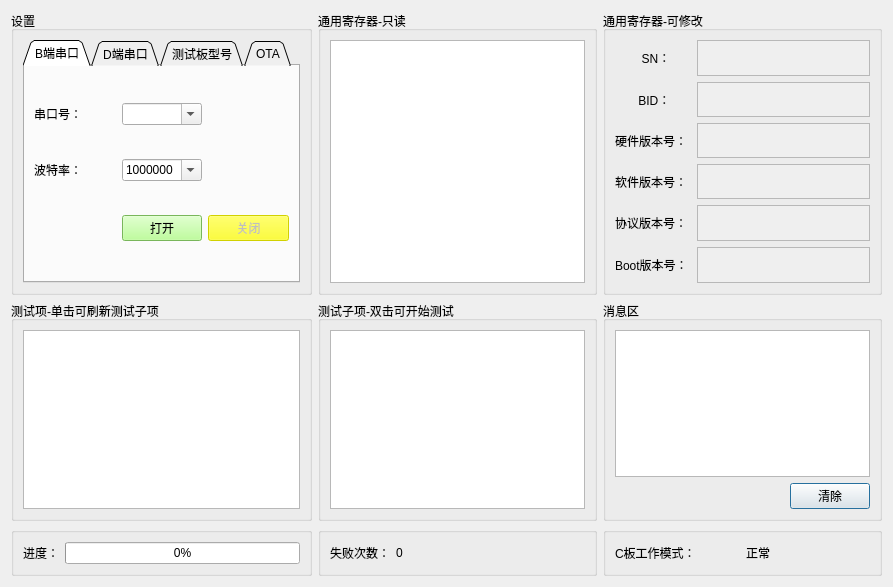
<?xml version="1.0" encoding="UTF-8"?>
<ui version="4.0">
 <class>Dialog</class>
 <widget class="QDialog" name="Dialog">
  <property name="geometry">
   <rect>
    <x>0</x>
    <y>0</y>
    <width>893</width>
    <height>587</height>
   </rect>
  </property>
  <property name="windowTitle">
   <string>YG协议单板C测试</string>
  </property>
  <property name="sizeGripEnabled">
   <bool>false</bool>
  </property>
  <property name="modal">
   <bool>false</bool>
  </property>
  <layout class="QHBoxLayout" name="horizontalLayout">
   <item>
    <layout class="QGridLayout" name="gridLayout_5">
     <item row="1" column="3">
      <widget class="QGroupBox" name="groupBox">
       <property name="title">
        <string>消息区</string>
       </property>
       <layout class="QGridLayout" name="gridLayout_4">
        <item row="0" column="0" colspan="2">
         <widget class="QTextBrowser" name="testmessage"/>
        </item>
        <item row="1" column="1">
         <widget class="QPushButton" name="messclear">
          <property name="text">
           <string>清除</string>
          </property>
         </widget>
        </item>
        <item row="1" column="0">
         <spacer name="horizontalSpacer">
          <property name="orientation">
           <enum>Qt::Horizontal</enum>
          </property>
          <property name="sizeHint" stdset="0">
           <size>
            <width>40</width>
            <height>20</height>
           </size>
          </property>
         </spacer>
        </item>
       </layout>
      </widget>
     </item>
     <item row="2" column="0">
      <widget class="QGroupBox" name="groupBox_7">
       <property name="title">
        <string/>
       </property>
       <layout class="QGridLayout" name="gridLayout_8">
        <item row="0" column="0">
         <widget class="QLabel" name="label">
          <property name="text">
           <string>进度：</string>
          </property>
         </widget>
        </item>
        <item row="0" column="1">
         <widget class="QProgressBar" name="progressBar">
          <property name="value">
           <number>0</number>
          </property>
         </widget>
        </item>
       </layout>
      </widget>
     </item>
     <item row="0" column="0">
      <widget class="QGroupBox" name="groupBox_3">
       <property name="title">
        <string>设置</string>
       </property>
       <layout class="QGridLayout" name="gridLayout_2">
        <item row="0" column="0">
         <widget class="QTabWidget" name="tabWidget">
          <property name="tabShape">
           <enum>QTabWidget::Triangular</enum>
          </property>
          <property name="currentIndex">
           <number>0</number>
          </property>
          <widget class="QWidget" name="tab">
           <attribute name="title">
            <string>B端串口</string>
           </attribute>
           <layout class="QGridLayout" name="gridLayout_9">
            <item row="2" column="0">
             <widget class="QLabel" name="label_12">
              <property name="text">
               <string>波特率：</string>
              </property>
             </widget>
            </item>
            <item row="1" column="1">
             <widget class="QComboBox" name="serialnum">
              <property name="editable">
               <bool>true</bool>
              </property>
             </widget>
            </item>
            <item row="2" column="1">
             <widget class="QComboBox" name="boundrate">
              <property name="editable">
               <bool>true</bool>
              </property>
              <item>
               <property name="text">
                <string>1000000</string>
               </property>
              </item>
              <item>
               <property name="text">
                <string>9600</string>
               </property>
              </item>
              <item>
               <property name="text">
                <string>38400</string>
               </property>
              </item>
              <item>
               <property name="text">
                <string>115200</string>
               </property>
              </item>
             </widget>
            </item>
            <item row="1" column="0">
             <widget class="QLabel" name="label_2">
              <property name="text">
               <string>串口号：</string>
              </property>
             </widget>
            </item>
            <item row="5" column="2">
             <widget class="QPushButton" name="close">
              <property name="enabled">
               <bool>false</bool>
              </property>
              <property name="styleSheet">
               <string notr="true">background-color: rgb(255, 255, 0);</string>
              </property>
              <property name="text">
               <string>关闭</string>
              </property>
             </widget>
            </item>
            <item row="5" column="1">
             <widget class="QPushButton" name="serialset">
              <property name="sizePolicy">
               <sizepolicy hsizetype="Fixed" vsizetype="Fixed">
                <horstretch>0</horstretch>
                <verstretch>0</verstretch>
               </sizepolicy>
              </property>
              <property name="styleSheet">
               <string notr="true">background-color: rgb(170, 255, 127);</string>
              </property>
              <property name="text">
               <string>打开</string>
              </property>
             </widget>
            </item>
           </layout>
          </widget>
          <widget class="QWidget" name="tab_2">
           <attribute name="title">
            <string>D端串口</string>
           </attribute>
           <layout class="QGridLayout" name="gridLayout_11">
            <item row="0" column="0">
             <widget class="QLabel" name="label_4">
              <property name="text">
               <string>暂未开发D端模拟</string>
              </property>
             </widget>
            </item>
           </layout>
          </widget>
          <widget class="QWidget" name="tab_3">
           <attribute name="title">
            <string>测试板型号</string>
           </attribute>
           <layout class="QGridLayout" name="gridLayout_10">
            <item row="0" column="0">
             <widget class="QListWidget" name="boardlist">
              <property name="enabled">
               <bool>false</bool>
              </property>
              <property name="toolTip">
               <string>右键可设置为测试设备</string>
              </property>
              <property name="currentRow">
               <number>-1</number>
              </property>
              <item>
               <property name="text">
                <string>Board-C</string>
               </property>
               <property name="icon">
                <iconset resource="image.qrc">
                 <normaloff>:/icons/firmware.png</normaloff>:/icons/firmware.png</iconset>
               </property>
              </item>
              <item>
               <property name="text">
                <string>IMU</string>
               </property>
               <property name="icon">
                <iconset resource="image.qrc">
                 <normaloff>:/icons/set.png</normaloff>:/icons/set.png</iconset>
               </property>
              </item>
              <item>
               <property name="text">
                <string>2.4G</string>
               </property>
               <property name="icon">
                <iconset resource="image.qrc">
                 <normaloff>:/icons/wifi.png</normaloff>:/icons/wifi.png</iconset>
               </property>
              </item>
              <item>
               <property name="text">
                <string>左轮毂电机</string>
               </property>
               <property name="icon">
                <iconset resource="image.qrc">
                 <normaloff>:/icons/montor.png</normaloff>:/icons/montor.png</iconset>
               </property>
              </item>
              <item>
               <property name="text">
                <string>右轮毂电机</string>
               </property>
               <property name="icon">
                <iconset resource="image.qrc">
                 <normaloff>:/icons/montor.png</normaloff>:/icons/montor.png</iconset>
               </property>
              </item>
              <item>
               <property name="text">
                <string>直流电机1</string>
               </property>
               <property name="icon">
                <iconset resource="image.qrc">
                 <normaloff>:/icons/open.png</normaloff>:/icons/open.png</iconset>
               </property>
              </item>
              <item>
               <property name="text">
                <string>直流电机2</string>
               </property>
               <property name="icon">
                <iconset resource="image.qrc">
                 <normaloff>:/icons/open.png</normaloff>:/icons/open.png</iconset>
               </property>
              </item>
              <item>
               <property name="text">
                <string>直流电机3</string>
               </property>
               <property name="icon">
                <iconset resource="image.qrc">
                 <normaloff>:/icons/open.png</normaloff>:/icons/open.png</iconset>
               </property>
              </item>
              <item>
               <property name="text">
                <string>直流电机4</string>
               </property>
               <property name="icon">
                <iconset resource="image.qrc">
                 <normaloff>:/icons/open.png</normaloff>:/icons/open.png</iconset>
               </property>
              </item>
              <item>
               <property name="text">
                <string>超声1</string>
               </property>
               <property name="icon">
                <iconset resource="image.qrc">
                 <normaloff>:/icons/chaoshen.png</normaloff>:/icons/chaoshen.png</iconset>
               </property>
              </item>
              <item>
               <property name="text">
                <string>超声2</string>
               </property>
               <property name="icon">
                <iconset resource="image.qrc">
                 <normaloff>:/icons/chaoshen.png</normaloff>:/icons/chaoshen.png</iconset>
               </property>
              </item>
              <item>
               <property name="text">
                <string>超声3</string>
               </property>
               <property name="icon">
                <iconset resource="image.qrc">
                 <normaloff>:/icons/chaoshen.png</normaloff>:/icons/chaoshen.png</iconset>
               </property>
              </item>
              <item>
               <property name="text">
                <string>超声4</string>
               </property>
               <property name="icon">
                <iconset resource="image.qrc">
                 <normaloff>:/icons/chaoshen.png</normaloff>:/icons/chaoshen.png</iconset>
               </property>
              </item>
              <item>
               <property name="text">
                <string>超声5</string>
               </property>
               <property name="icon">
                <iconset resource="image.qrc">
                 <normaloff>:/icons/chaoshen.png</normaloff>:/icons/chaoshen.png</iconset>
               </property>
              </item>
              <item>
               <property name="text">
                <string>超声6</string>
               </property>
               <property name="icon">
                <iconset resource="image.qrc">
                 <normaloff>:/icons/chaoshen.png</normaloff>:/icons/chaoshen.png</iconset>
               </property>
              </item>
              <item>
               <property name="text">
                <string>左箱体控制板</string>
               </property>
               <property name="icon">
                <iconset resource="image.qrc">
                 <normaloff>:/icons/firmware.png</normaloff>:/icons/firmware.png</iconset>
               </property>
              </item>
              <item>
               <property name="text">
                <string>右箱体控制板</string>
               </property>
               <property name="icon">
                <iconset resource="image.qrc">
                 <normaloff>:/icons/firmware.png</normaloff>:/icons/firmware.png</iconset>
               </property>
              </item>
              <item>
               <property name="text">
                <string>BMS</string>
               </property>
               <property name="icon">
                <iconset resource="image.qrc">
                 <normaloff>:/icons/battery.png</normaloff>:/icons/battery.png</iconset>
               </property>
              </item>
              <item>
               <property name="text">
                <string>红外1</string>
               </property>
               <property name="icon">
                <iconset resource="image.qrc">
                 <normaloff>:/icons/IR.png</normaloff>:/icons/IR.png</iconset>
               </property>
              </item>
              <item>
               <property name="text">
                <string>红外2</string>
               </property>
               <property name="icon">
                <iconset resource="image.qrc">
                 <normaloff>:/icons/IR.png</normaloff>:/icons/IR.png</iconset>
               </property>
              </item>
              <item>
               <property name="text">
                <string>红外3</string>
               </property>
               <property name="icon">
                <iconset resource="image.qrc">
                 <normaloff>:/icons/IR.png</normaloff>:/icons/IR.png</iconset>
               </property>
              </item>
              <item>
               <property name="text">
                <string>红外4</string>
               </property>
               <property name="icon">
                <iconset resource="image.qrc">
                 <normaloff>:/icons/IR.png</normaloff>:/icons/IR.png</iconset>
               </property>
              </item>
              <item>
               <property name="text">
                <string>红外5</string>
               </property>
               <property name="icon">
                <iconset resource="image.qrc">
                 <normaloff>:/icons/IR.png</normaloff>:/icons/IR.png</iconset>
               </property>
              </item>
              <item>
               <property name="text">
                <string>红外6</string>
               </property>
               <property name="icon">
                <iconset resource="image.qrc">
                 <normaloff>:/icons/IR.png</normaloff>:/icons/IR.png</iconset>
               </property>
              </item>
              <item>
               <property name="text">
                <string>红外7</string>
               </property>
               <property name="icon">
                <iconset resource="image.qrc">
                 <normaloff>:/icons/IR.png</normaloff>:/icons/IR.png</iconset>
               </property>
              </item>
              <item>
               <property name="text">
                <string>红外8</string>
               </property>
               <property name="icon">
                <iconset resource="image.qrc">
                 <normaloff>:/icons/IR.png</normaloff>:/icons/IR.png</iconset>
               </property>
              </item>
              <item>
               <property name="text">
                <string>红外9</string>
               </property>
               <property name="icon">
                <iconset resource="image.qrc">
                 <normaloff>:/icons/IR.png</normaloff>:/icons/IR.png</iconset>
               </property>
              </item>
              <item>
               <property name="text">
                <string>红外10</string>
               </property>
               <property name="icon">
                <iconset resource="image.qrc">
                 <normaloff>:/icons/IR.png</normaloff>:/icons/IR.png</iconset>
               </property>
              </item>
              <item>
               <property name="text">
                <string>灯光控制</string>
               </property>
               <property name="icon">
                <iconset resource="image.qrc">
                 <normaloff>:/icons/denguang.png</normaloff>:/icons/denguang.png</iconset>
               </property>
              </item>
             </widget>
            </item>
           </layout>
          </widget>
          <widget class="QWidget" name="tab_4">
           <attribute name="title">
            <string>OTA</string>
           </attribute>
           <widget class="QListWidget" name="otalist">
            <property name="enabled">
             <bool>false</bool>
            </property>
            <property name="geometry">
             <rect>
              <x>10</x>
              <y>10</y>
              <width>251</width>
              <height>191</height>
             </rect>
            </property>
            <property name="toolTip">
             <string>右键可设置为测试设备</string>
            </property>
            <property name="currentRow">
             <number>-1</number>
            </property>
            <item>
             <property name="text">
              <string>Board-C</string>
             </property>
             <property name="icon">
              <iconset resource="image.qrc">
               <normaloff>:/icons/firmware.png</normaloff>:/icons/firmware.png</iconset>
             </property>
            </item>
            <item>
             <property name="text">
              <string>IMU</string>
             </property>
             <property name="icon">
              <iconset resource="image.qrc">
               <normaloff>:/icons/set.png</normaloff>:/icons/set.png</iconset>
             </property>
            </item>
            <item>
             <property name="text">
              <string>2.4G</string>
             </property>
             <property name="icon">
              <iconset resource="image.qrc">
               <normaloff>:/icons/wifi.png</normaloff>:/icons/wifi.png</iconset>
             </property>
            </item>
            <item>
             <property name="text">
              <string>轮毂电机</string>
             </property>
             <property name="icon">
              <iconset resource="image.qrc">
               <normaloff>:/icons/montor.png</normaloff>:/icons/montor.png</iconset>
             </property>
            </item>
            <item>
             <property name="text">
              <string>开门电机</string>
             </property>
             <property name="icon">
              <iconset resource="image.qrc">
               <normaloff>:/icons/open.png</normaloff>:/icons/open.png</iconset>
             </property>
            </item>
            <item>
             <property name="text">
              <string>左右箱体控制板</string>
             </property>
             <property name="icon">
              <iconset resource="image.qrc">
               <normaloff>:/icons/firmware.png</normaloff>:/icons/firmware.png</iconset>
             </property>
            </item>
            <item>
             <property name="text">
              <string>红外传感器</string>
             </property>
             <property name="icon">
              <iconset resource="image.qrc">
               <normaloff>:/icons/IR.png</normaloff>:/icons/IR.png</iconset>
             </property>
            </item>
            <item>
             <property name="text">
              <string>灯光控制</string>
             </property>
             <property name="icon">
              <iconset resource="image.qrc">
               <normaloff>:/icons/denguang.png</normaloff>:/icons/denguang.png</iconset>
             </property>
            </item>
           </widget>
          </widget>
         </widget>
        </item>
       </layout>
      </widget>
     </item>
     <item row="1" column="0">
      <widget class="QGroupBox" name="groupBox_6">
       <property name="title">
        <string>测试项-单击可刷新测试子项</string>
       </property>
       <layout class="QGridLayout" name="gridLayout_7">
        <item row="0" column="0">
         <widget class="QListWidget" name="testitem"/>
        </item>
       </layout>
      </widget>
     </item>
     <item row="1" column="1">
      <widget class="QGroupBox" name="groupBox_8">
       <property name="title">
        <string>测试子项-双击可开始测试</string>
       </property>
       <layout class="QGridLayout" name="gridLayout_12">
        <item row="0" column="0">
         <widget class="QListWidget" name="subtest"/>
        </item>
       </layout>
      </widget>
     </item>
     <item row="0" column="3">
      <widget class="QGroupBox" name="groupBox_2">
       <property name="title">
        <string>通用寄存器-可修改</string>
       </property>
       <layout class="QGridLayout" name="gridLayout">
        <item row="2" column="0">
         <widget class="QLabel" name="label_7">
          <property name="sizePolicy">
           <sizepolicy hsizetype="Expanding" vsizetype="Expanding">
            <horstretch>0</horstretch>
            <verstretch>0</verstretch>
           </sizepolicy>
          </property>
          <property name="text">
           <string>硬件版本号：</string>
          </property>
         </widget>
        </item>
        <item row="0" column="1">
         <widget class="QTextEdit" name="SN">
          <property name="enabled">
           <bool>false</bool>
          </property>
          <property name="sizePolicy">
           <sizepolicy hsizetype="Expanding" vsizetype="Fixed">
            <horstretch>0</horstretch>
            <verstretch>0</verstretch>
           </sizepolicy>
          </property>
          <property name="maximumSize">
           <size>
            <width>173</width>
            <height>36</height>
           </size>
          </property>
         </widget>
        </item>
        <item row="1" column="1">
         <widget class="QTextEdit" name="BID">
          <property name="enabled">
           <bool>false</bool>
          </property>
          <property name="sizePolicy">
           <sizepolicy hsizetype="Expanding" vsizetype="Fixed">
            <horstretch>0</horstretch>
            <verstretch>0</verstretch>
           </sizepolicy>
          </property>
          <property name="maximumSize">
           <size>
            <width>173</width>
            <height>35</height>
           </size>
          </property>
         </widget>
        </item>
        <item row="3" column="0">
         <widget class="QLabel" name="label_8">
          <property name="sizePolicy">
           <sizepolicy hsizetype="Expanding" vsizetype="Expanding">
            <horstretch>0</horstretch>
            <verstretch>0</verstretch>
           </sizepolicy>
          </property>
          <property name="text">
           <string>软件版本号：</string>
          </property>
         </widget>
        </item>
        <item row="2" column="1">
         <widget class="QTextEdit" name="hardver">
          <property name="enabled">
           <bool>false</bool>
          </property>
          <property name="sizePolicy">
           <sizepolicy hsizetype="Expanding" vsizetype="Fixed">
            <horstretch>0</horstretch>
            <verstretch>0</verstretch>
           </sizepolicy>
          </property>
          <property name="maximumSize">
           <size>
            <width>173</width>
            <height>35</height>
           </size>
          </property>
         </widget>
        </item>
        <item row="1" column="0">
         <widget class="QLabel" name="label_11">
          <property name="sizePolicy">
           <sizepolicy hsizetype="Expanding" vsizetype="Expanding">
            <horstretch>0</horstretch>
            <verstretch>0</verstretch>
           </sizepolicy>
          </property>
          <property name="text">
           <string>       BID：</string>
          </property>
         </widget>
        </item>
        <item row="3" column="1">
         <widget class="QTextEdit" name="softver">
          <property name="enabled">
           <bool>false</bool>
          </property>
          <property name="sizePolicy">
           <sizepolicy hsizetype="Expanding" vsizetype="Fixed">
            <horstretch>0</horstretch>
            <verstretch>0</verstretch>
           </sizepolicy>
          </property>
          <property name="maximumSize">
           <size>
            <width>173</width>
            <height>35</height>
           </size>
          </property>
         </widget>
        </item>
        <item row="0" column="0">
         <widget class="QLabel" name="label_3">
          <property name="sizePolicy">
           <sizepolicy hsizetype="Expanding" vsizetype="Expanding">
            <horstretch>0</horstretch>
            <verstretch>0</verstretch>
           </sizepolicy>
          </property>
          <property name="text">
           <string>        SN：</string>
          </property>
         </widget>
        </item>
        <item row="4" column="1">
         <widget class="QTextEdit" name="protover">
          <property name="enabled">
           <bool>false</bool>
          </property>
          <property name="sizePolicy">
           <sizepolicy hsizetype="Expanding" vsizetype="Fixed">
            <horstretch>0</horstretch>
            <verstretch>0</verstretch>
           </sizepolicy>
          </property>
          <property name="maximumSize">
           <size>
            <width>173</width>
            <height>36</height>
           </size>
          </property>
         </widget>
        </item>
        <item row="4" column="0">
         <widget class="QLabel" name="label_9">
          <property name="sizePolicy">
           <sizepolicy hsizetype="Expanding" vsizetype="Expanding">
            <horstretch>0</horstretch>
            <verstretch>0</verstretch>
           </sizepolicy>
          </property>
          <property name="text">
           <string>协议版本号：</string>
          </property>
         </widget>
        </item>
        <item row="5" column="0">
         <widget class="QLabel" name="label_10">
          <property name="sizePolicy">
           <sizepolicy hsizetype="Expanding" vsizetype="Expanding">
            <horstretch>0</horstretch>
            <verstretch>0</verstretch>
           </sizepolicy>
          </property>
          <property name="text">
           <string>Boot版本号：</string>
          </property>
         </widget>
        </item>
        <item row="5" column="1">
         <widget class="QTextEdit" name="bootver">
          <property name="enabled">
           <bool>false</bool>
          </property>
          <property name="sizePolicy">
           <sizepolicy hsizetype="Expanding" vsizetype="Fixed">
            <horstretch>0</horstretch>
            <verstretch>0</verstretch>
           </sizepolicy>
          </property>
          <property name="maximumSize">
           <size>
            <width>173</width>
            <height>36</height>
           </size>
          </property>
         </widget>
        </item>
       </layout>
      </widget>
     </item>
     <item row="2" column="1">
      <widget class="QGroupBox" name="groupBox_4">
       <property name="title">
        <string/>
       </property>
       <layout class="QGridLayout" name="gridLayout_3">
        <item row="0" column="0">
         <widget class="QLabel" name="label_13">
          <property name="sizePolicy">
           <sizepolicy hsizetype="Fixed" vsizetype="Preferred">
            <horstretch>0</horstretch>
            <verstretch>0</verstretch>
           </sizepolicy>
          </property>
          <property name="text">
           <string>失败次数：</string>
          </property>
         </widget>
        </item>
        <item row="0" column="1">
         <widget class="QLabel" name="testcount">
          <property name="text">
           <string>0</string>
          </property>
         </widget>
        </item>
       </layout>
      </widget>
     </item>
     <item row="2" column="3">
      <widget class="QGroupBox" name="groupBox_5">
       <property name="title">
        <string/>
       </property>
       <layout class="QGridLayout" name="gridLayout_6">
        <item row="0" column="0">
         <widget class="QLabel" name="label_6">
          <property name="text">
           <string>C板工作模式：</string>
          </property>
         </widget>
        </item>
        <item row="0" column="1">
         <widget class="QLabel" name="workmodel">
          <property name="text">
           <string>正常</string>
          </property>
         </widget>
        </item>
       </layout>
      </widget>
     </item>
     <item row="0" column="1">
      <widget class="QGroupBox" name="groupBox_9">
       <property name="title">
        <string>通用寄存器-只读</string>
       </property>
       <layout class="QGridLayout" name="gridLayout_13">
        <item row="0" column="0">
         <widget class="QTextBrowser" name="reginfo"/>
        </item>
       </layout>
      </widget>
     </item>
    </layout>
   </item>
  </layout>
 </widget>
 <resources>
  <include location="image.qrc"/>
 </resources>
 <connections/>
</ui>
